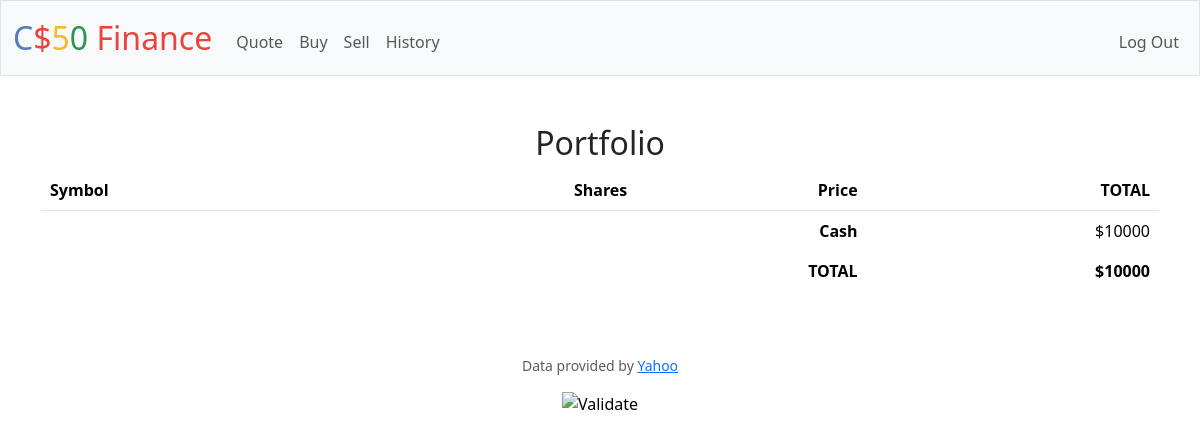
The app's page / (signed in), older data.
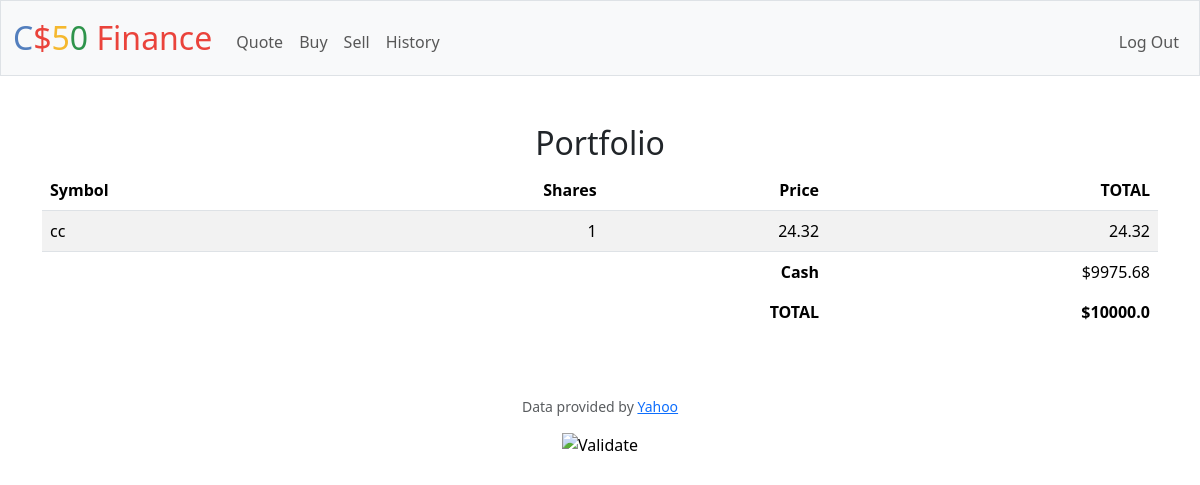
The same page, newer data.
### tables this page shows
CREATE TABLE users (id INTEGER PRIMARY KEY AUTOINCREMENT NOT NULL, username TEXT NOT NULL, hash TEXT NOT NULL, cash NUMERIC NOT NULL DEFAULT 10000.00);

CREATE TABLE portfolio (
        user_id INTEGER,
        symbol TEXT,
        shares INTEGER,
        price NUMERIC,
        total NUMERIC,
        timestamp TIMESTAMP DEFAULT CURRENT_TIMESTAMP,
        FOREIGN KEY(user_id) REFERENCES users(id)
    );

### app.py (the view)
@app.route("/")
@login_required
def index():
    print("jjindex_portfolio222")
    db.execute('''
    CREATE TABLE IF NOT EXISTS portfolio (
        user_id INTEGER,
        symbol TEXT,
        shares INTEGER,
        price NUMERIC,
        total NUMERIC,
        timestamp TIMESTAMP DEFAULT CURRENT_TIMESTAMP,
        FOREIGN KEY(user_id) REFERENCES users(id)
    );
    ''')
    user_id = session.get("user_id")
    portfolio = db.execute("""
        SELECT symbol, SUM(shares) AS shares, price, ROUND(SUM(total), 2) AS total
        FROM portfolio
        WHERE user_id = ?
        GROUP BY symbol
    """, user_id)
    user = db.execute("SELECT cash FROM users WHERE id = ?", user_id)
    cash = user[0]['cash'] if user else 0
    total_portfolio_value = sum([item['total'] for item in portfolio]) + cash
    return render_template('index.html', portfolio=portfolio, cash=round(cash,2), total=round(total_portfolio_value, 2))

### app.py (called while the page is built)
@app.after_request
def after_request(response):
    response.headers["Cache-Control"] = "no-cache, no-store, must-revalidate"
    response.headers["Expires"] = 0
    response.headers["Pragma"] = "no-cache"
    return response

### helpers.py (called while the page is built)
def login_required(f):
    @wraps(f)
    def decorated_function(*args, **kwargs):
        if session.get("user_id") is None:
            return redirect("/login")
        return f(*args, **kwargs)
    return decorated_function

### templates/index.html (shortened to what this page needs)
{% extends "layout.html" %}
{% block main %}
<h2>Portfolio</h2>
<table class="table table-striped">
    <thead>
        <tr>
            <th class="text-start">Symbol</th>
            <th class="text-end">Shares</th>
            <th class="text-end">Price</th>
            <th class="text-end">TOTAL</th>
        </tr>
    </thead>
    <tbody>
        {% for value in portfolio %}
        <tr>
            <td class="text-start">{{ value.symbol }}</td>
            <td class="text-end">{{ value.shares }}</td>
            <td class="text-end">{{ "%.2f"|format(value.price) }}</td>
            <td class="text-end">{{ "%.2f"|format(value.total) }}</td>
        </tr>
        {% endfor %}
    </tbody>
    <tfoot>
        <tr>
            <td class="border-0 fw-bold text-end" colspan="3">Cash</td>
            <td class="border-0 text-end">${{ cash }}</td>
        </tr>
        <tr>
            <td class="border-0 fw-bold text-end" colspan="3">TOTAL</td>
            <td class="border-0 fw-bold text-end">${{ total }}</td>
        </tr>
    </tfoot>
</table>
{% endblock %}

### templates/layout.html (shortened to what this page needs)
<!DOCTYPE html>
<html lang="en">
    <head>
        <link href="https://cdn.jsdelivr.net/npm/bootstrap@5.3.3/dist/css/bootstrap.min.css" rel="stylesheet">
        <link href="/static/styles.css" rel="stylesheet">
    </head>
    <body>
        <nav class="bg-light border navbar navbar-expand-md navbar-light">
            <div class="container-fluid">
                <a class="navbar-brand" href="/"><span class="blue">C</span><span class="red">$</span><span class="yellow">5</span><span class="green">0</span> <span class="red">Finance</span></a>
                <div class="collapse navbar-collapse" id="navbar">
                    {% if session["user_id"] %}
                        <ul class="navbar-nav me-auto mt-2">
                            <li class="nav-item"><a class="nav-link" href="/quote">Quote</a></li>
                            <li class="nav-item"><a class="nav-link" href="/buy">Buy</a></li>
                            <li class="nav-item"><a class="nav-link" href="/sell">Sell</a></li>
                            <li class="nav-item"><a class="nav-link" href="/history">History</a></li>
                        </ul>
                        <ul class="navbar-nav ms-auto mt-2">
                            <li class="nav-item"><a class="nav-link" href="/logout">Log Out</a></li>
                        </ul>
                    {% else %}
                        <ul class="navbar-nav ms-auto mt-2">
                            <li class="nav-item"><a class="nav-link" href="/register">Register</a></li>
                            <li class="nav-item"><a class="nav-link" href="/login">Log In</a></li>
                        </ul>
                    {% endif %}
                </div>
            </div>
        </nav>
        <main class="container py-5 text-center">
            {% block main %}{% endblock %}
        </main>
        <footer class="mb-5">
            <p class="mb-3 small text-center text-muted">
                Data provided by <a href="https://finance.yahoo.com/">Yahoo</a>
            </p>
            <form action="https://validator.w3.org/check" class="text-center" enctype="multipart/form-data" method="post" target="_blank">
                <input alt="Validate" src="/static/I_heart_validator.png" type="image">
            </form>
        </footer>
    </body>
</html>

### static/styles.css (style rules this page uses)
nav .navbar-brand { font-size: xx-large; }
nav .navbar-brand .blue { color: #537fbe; }
nav .navbar-brand .red { color: #ea433b; }
nav .navbar-brand .yellow { color: #f5b82e; }
nav .navbar-brand .green { color: #2e944b; }

Row changes from the older to the newer data that the page shows:
no longer on this page (row edited): users: cash "10000"
added portfolio: symbol "cc", shares "1", price "24.32", total "24.32"
Text that changed along with them:
{{ cash }}: (not shown) → "9975.68"
{{ total }}: "10000" → "10000.0"
